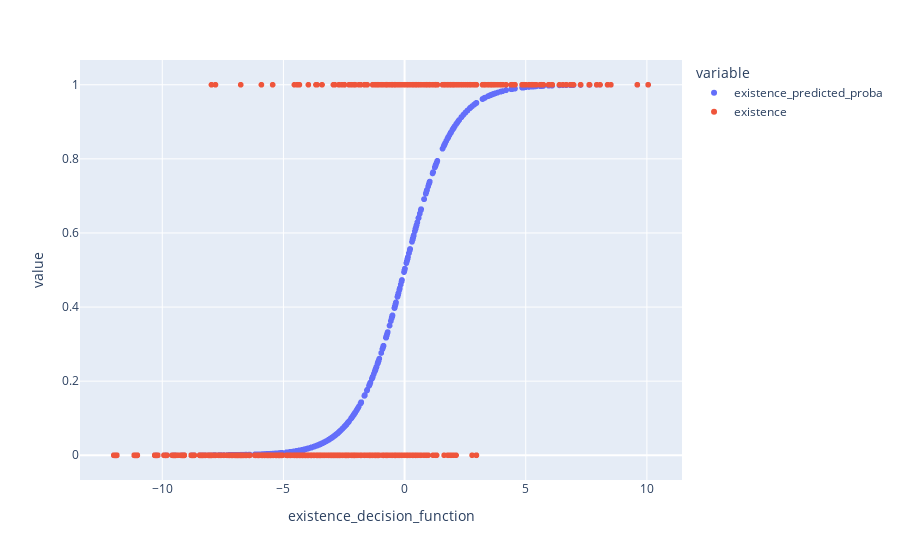

Notebook code for this chart:
### Code cell
import plotly.express as px
fig = px.scatter(
    pd.melt(dataframe.query('generation<=3'), id_vars=['identifier','existence_decision_function'],value_vars=['existence_predicted_proba','existence']), 
    x="existence_decision_function", y="value",color='variable',
    hover_data={'identifier': True})
fig.show()

### Figure 1 — Plotly figure (JSON) as saved in the notebook; plotly's stock layout.template omitted (floating-point values rounded to 4 significant figures; data arrays with more than 128 entries replaced by an {"elided": "..."} marker saying what was removed)
{"data": [{"customdata": {"elided": "3024x1 int values"}, "hovertemplate": "variable=existence_predicted_proba<br>existence_decision_function=%{x}<br>value=%{y}<br>identifier=%{customdata[0]}<extra></extra>", "legendgroup": "existence_predicted_proba", "marker": {"color": "#636efa", "symbol": "circle"}, "mode": "markers", "name": "existence_predicted_proba", "showlegend": true, "type": "scattergl", "x": {"elided": "3024 float values"}, "xaxis": "x", "y": {"elided": "3024 float values"}, "yaxis": "y"}, {"customdata": {"elided": "3024x1 int values"}, "hovertemplate": "variable=existence<br>existence_decision_function=%{x}<br>value=%{y}<br>identifier=%{customdata[0]}<extra></extra>", "legendgroup": "existence", "marker": {"color": "#EF553B", "symbol": "circle"}, "mode": "markers", "name": "existence", "showlegend": true, "type": "scattergl", "x": {"elided": "3024 float values"}, "xaxis": "x", "y": {"elided": "3024 int values"}, "yaxis": "y"}], "layout": {"legend": {"title": {"text": "variable"}, "tracegroupgap": 0}, "margin": {"t": 60}, "xaxis": {"anchor": "y", "domain": [0, 1], "title": {"text": "existence_decision_function"}}, "yaxis": {"anchor": "x", "domain": [0, 1], "title": {"text": "value"}}}}
